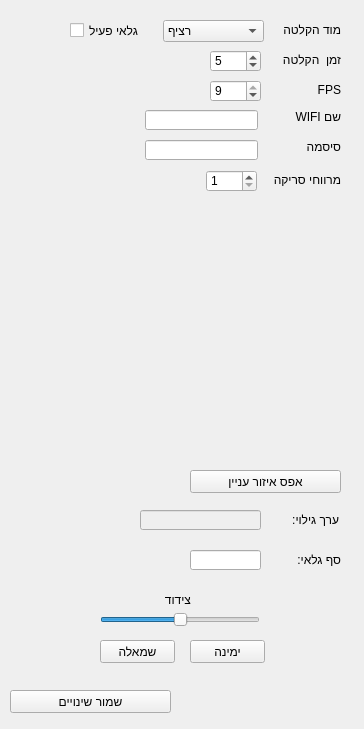
<?xml version="1.0" encoding="UTF-8"?>
<ui version="4.0">
 <class>MainWindow</class>
 <widget class="QMainWindow" name="MainWindow">
  <property name="geometry">
   <rect>
    <x>0</x>
    <y>0</y>
    <width>364</width>
    <height>729</height>
   </rect>
  </property>
  <property name="windowTitle">
   <string>MainWindow</string>
  </property>
  <widget class="QWidget" name="centralwidget">
   <widget class="QComboBox" name="record_mode">
    <property name="geometry">
     <rect>
      <x>163</x>
      <y>20</y>
      <width>101</width>
      <height>22</height>
     </rect>
    </property>
    <item>
     <property name="text">
      <string>רציף</string>
     </property>
    </item>
    <item>
     <property name="text">
      <string>בגילוי בלבד</string>
     </property>
    </item>
   </widget>
   <widget class="QLabel" name="label">
    <property name="geometry">
     <rect>
      <x>260</x>
      <y>20</y>
      <width>81</width>
      <height>20</height>
     </rect>
    </property>
    <property name="text">
     <string>מוד הקלטה</string>
    </property>
   </widget>
   <widget class="QLabel" name="label_2">
    <property name="geometry">
     <rect>
      <x>260</x>
      <y>80</y>
      <width>81</width>
      <height>20</height>
     </rect>
    </property>
    <property name="layoutDirection">
     <enum>Qt::RightToLeft</enum>
    </property>
    <property name="text">
     <string>FPS</string>
    </property>
    <property name="alignment">
     <set>Qt::AlignRight|Qt::AlignTrailing|Qt::AlignVCenter</set>
    </property>
   </widget>
   <widget class="QSpinBox" name="fps_box">
    <property name="geometry">
     <rect>
      <x>210</x>
      <y>80</y>
      <width>51</width>
      <height>22</height>
     </rect>
    </property>
    <property name="minimum">
     <number>1</number>
    </property>
    <property name="maximum">
     <number>9</number>
    </property>
    <property name="value">
     <number>9</number>
    </property>
   </widget>
   <widget class="QPushButton" name="clear_roi_btn">
    <property name="geometry">
     <rect>
      <x>190</x>
      <y>470</y>
      <width>151</width>
      <height>23</height>
     </rect>
    </property>
    <property name="text">
     <string>אפס איזור עניין</string>
    </property>
   </widget>
   <widget class="QPushButton" name="save_btn">
    <property name="geometry">
     <rect>
      <x>10</x>
      <y>690</y>
      <width>161</width>
      <height>23</height>
     </rect>
    </property>
    <property name="text">
     <string>שמור שינויים</string>
    </property>
   </widget>
   <widget class="QWidget" name="vid_holder" native="true">
    <property name="geometry">
     <rect>
      <x>20</x>
      <y>210</y>
      <width>320</width>
      <height>240</height>
     </rect>
    </property>
   </widget>
   <widget class="QLabel" name="label_4">
    <property name="geometry">
     <rect>
      <x>295</x>
      <y>110</y>
      <width>46</width>
      <height>13</height>
     </rect>
    </property>
    <property name="text">
     <string>שם WIFI</string>
    </property>
   </widget>
   <widget class="QLabel" name="label_5">
    <property name="geometry">
     <rect>
      <x>295</x>
      <y>140</y>
      <width>46</width>
      <height>13</height>
     </rect>
    </property>
    <property name="text">
     <string>סיסמה</string>
    </property>
   </widget>
   <widget class="QLineEdit" name="ssid_txt">
    <property name="geometry">
     <rect>
      <x>145</x>
      <y>110</y>
      <width>113</width>
      <height>20</height>
     </rect>
    </property>
    <property name="maxLength">
     <number>8</number>
    </property>
   </widget>
   <widget class="QLineEdit" name="pw_txt">
    <property name="geometry">
     <rect>
      <x>145</x>
      <y>140</y>
      <width>113</width>
      <height>20</height>
     </rect>
    </property>
    <property name="maxLength">
     <number>8</number>
    </property>
   </widget>
   <widget class="QSpinBox" name="wifi_interval_box">
    <property name="geometry">
     <rect>
      <x>206</x>
      <y>170</y>
      <width>51</width>
      <height>22</height>
     </rect>
    </property>
    <property name="minimum">
     <number>1</number>
    </property>
    <property name="maximum">
     <number>60</number>
    </property>
   </widget>
   <widget class="QLabel" name="label_6">
    <property name="geometry">
     <rect>
      <x>270</x>
      <y>170</y>
      <width>71</width>
      <height>20</height>
     </rect>
    </property>
    <property name="text">
     <string>מרווחי סריקה</string>
    </property>
   </widget>
   <widget class="QLabel" name="label_7">
    <property name="geometry">
     <rect>
      <x>288</x>
      <y>510</y>
      <width>51</width>
      <height>20</height>
     </rect>
    </property>
    <property name="text">
     <string>ערך גילוי:</string>
    </property>
   </widget>
   <widget class="QLabel" name="label_8">
    <property name="geometry">
     <rect>
      <x>290</x>
      <y>550</y>
      <width>51</width>
      <height>20</height>
     </rect>
    </property>
    <property name="text">
     <string>סף גלאי:</string>
    </property>
   </widget>
   <widget class="QLineEdit" name="limit_txt">
    <property name="geometry">
     <rect>
      <x>190</x>
      <y>550</y>
      <width>71</width>
      <height>20</height>
     </rect>
    </property>
   </widget>
   <widget class="QLineEdit" name="metric_txt">
    <property name="enabled">
     <bool>false</bool>
    </property>
    <property name="geometry">
     <rect>
      <x>140</x>
      <y>510</y>
      <width>121</width>
      <height>20</height>
     </rect>
    </property>
   </widget>
   <widget class="QCheckBox" name="vid_state">
    <property name="geometry">
     <rect>
      <x>70</x>
      <y>20</y>
      <width>81</width>
      <height>21</height>
     </rect>
    </property>
    <property name="text">
     <string>גלאי פעיל</string>
    </property>
   </widget>
   <widget class="QLabel" name="label_3">
    <property name="geometry">
     <rect>
      <x>270</x>
      <y>50</y>
      <width>71</width>
      <height>20</height>
     </rect>
    </property>
    <property name="text">
     <string>זמן  הקלטה</string>
    </property>
   </widget>
   <widget class="QSpinBox" name="rec_time">
    <property name="geometry">
     <rect>
      <x>210</x>
      <y>50</y>
      <width>51</width>
      <height>22</height>
     </rect>
    </property>
    <property name="minimum">
     <number>1</number>
    </property>
    <property name="maximum">
     <number>30</number>
    </property>
    <property name="value">
     <number>5</number>
    </property>
   </widget>
   <widget class="QPushButton" name="left_btn">
    <property name="geometry">
     <rect>
      <x>100</x>
      <y>640</y>
      <width>75</width>
      <height>23</height>
     </rect>
    </property>
    <property name="text">
     <string>שמאלה</string>
    </property>
   </widget>
   <widget class="QPushButton" name="right_btn">
    <property name="geometry">
     <rect>
      <x>190</x>
      <y>640</y>
      <width>75</width>
      <height>23</height>
     </rect>
    </property>
    <property name="text">
     <string>ימינה</string>
    </property>
   </widget>
   <widget class="QSlider" name="positionslide">
    <property name="enabled">
     <bool>true</bool>
    </property>
    <property name="geometry">
     <rect>
      <x>100</x>
      <y>610</y>
      <width>160</width>
      <height>19</height>
     </rect>
    </property>
    <property name="maximum">
     <number>180</number>
    </property>
    <property name="pageStep">
     <number>1</number>
    </property>
    <property name="value">
     <number>90</number>
    </property>
    <property name="orientation">
     <enum>Qt::Horizontal</enum>
    </property>
   </widget>
   <widget class="QLabel" name="position_scroll">
    <property name="geometry">
     <rect>
      <x>140</x>
      <y>590</y>
      <width>51</width>
      <height>20</height>
     </rect>
    </property>
    <property name="text">
     <string>צידוד</string>
    </property>
   </widget>
  </widget>
  <action name="actionExit">
   <property name="text">
    <string>Exit</string>
   </property>
  </action>
 </widget>
 <resources/>
 <connections/>
</ui>
